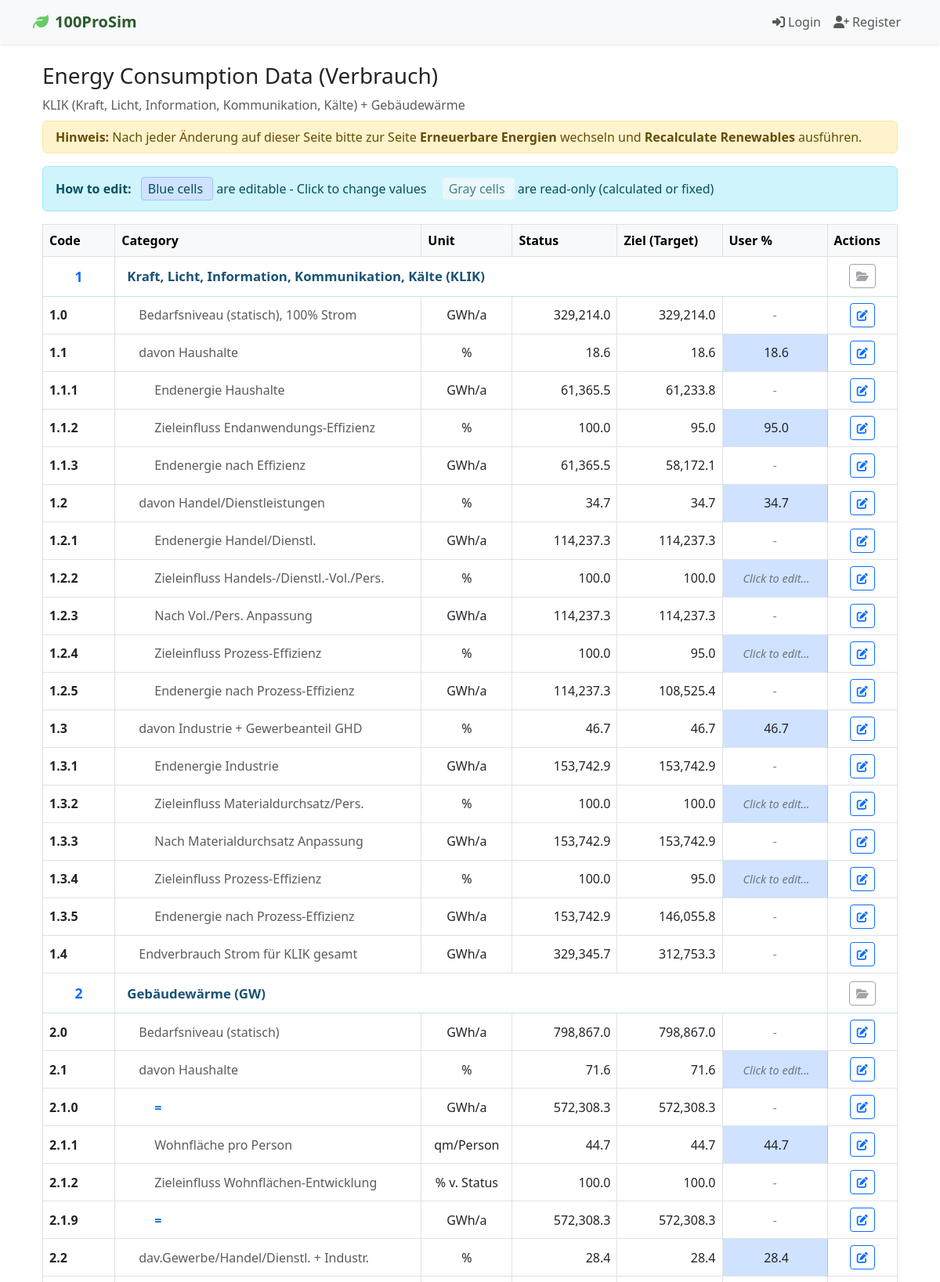
The app's page /verbrauch/ (upper part) with its own data.
### simulator/models.py (models this page shows, shortened)
class VerbrauchData(models.Model):
    owner = models.ForeignKey(
        settings.AUTH_USER_MODEL,
        on_delete=models.CASCADE,
        null=True,
        blank=True,
        related_name="verbrauch_rows",
        db_index=True,
    )
    code = models.CharField(max_length=20)  # e.g. "1", "1.1", "1.1.1", etc.
    category = models.CharField(max_length=200)  # Energy consumption category description
    unit = models.CharField(max_length=20)  # GWh/a, %, etc.
    status = models.FloatField(null=True, blank=True)  # Current status value
    ziel = models.FloatField(null=True, blank=True)  # Target value (Ziel)
    is_calculated = models.BooleanField(default=False)  # True if this should be calculated via formula
    status_calculated = models.BooleanField(default=False)  # True if STATUS should be calculated
    ziel_calculated = models.BooleanField(default=False)  # True if ZIEL should be calculated
    user_percent = models.FloatField(null=True, blank=True)  # User-defined percentage
    user_editable = models.BooleanField(default=False)  # True if this field is editable by user in frontend
    created_at = models.DateTimeField(auto_now_add=True)
    updated_at = models.DateTimeField(auto_now=True)
    objects = OwnerScopedManager()
    all_objects = models.Manager()
    class Meta:
        ordering = ['code']
        indexes = [
            models.Index(fields=['owner', 'code']),
        ]
        constraints = [
            models.UniqueConstraint(
                fields=['owner', 'code'],
                name='verbrauch_owner_code_uniq',
            ),
            models.UniqueConstraint(
                fields=['code'],
                condition=models.Q(owner__isnull=True),
                name='verbrauch_global_code_uniq',
            ),
        ]

### simulator/views.py (the view)
# urls.py: path('verbrauch/', verbrauch_view, name='verbrauch'),
def verbrauch_view(request):
    from .models import VerbrauchData, RenewableData, LandUse
    from django.db import connection
    connection.queries_log.clear() if hasattr(connection, 'queries_log') else None
    verbrauch_data = VerbrauchData.objects.all().order_by('code')
    temp_data = []
    for item in verbrauch_data:
        item.refresh_from_db()
        display_status = item.status
        display_ziel = item.ziel
        if "Alternativ zur" in item.category and "Brennstoffzellen (FC)" in item.category:
            from django.utils.safestring import mark_safe
            if item.user_percent == 100.0:
                display_ziel = mark_safe('<span style="color: blue; font-weight: bold;">Aktiv</span>')
            else:
                display_ziel = mark_safe('<span style="color: green; font-weight: bold;">(Passiv)</span>')
        show_user_percent = item.user_percent if not item.is_calculated else None
        is_user_editable = item.user_editable and not item.is_calculated
        temp_data.append({
            'code': item.code,
            'category': item.category,
            'unit': item.unit,
            'status': display_status,
            'ziel': display_ziel,
            'user_percent': show_user_percent,  # Empty for calculated fields
            'is_calculated': item.is_calculated,
            'user_editable': is_user_editable,  # Never editable if calculated
        })
    def natural_sort_key(item):
        parts = item['code'].split('.')
        return [int(part) for part in parts]
    temp_data.sort(key=natural_sort_key)
    category_headings = {
        '1': 'Kraft, Licht, Information, Kommunikation, Kälte (KLIK)',
        '2': 'Gebäudewärme (GW)',
        '3': 'Prozesswärme (PW)',
        '4': 'Mobile Anwendungen (MA)',
        '5': 'MA Luftverkehr',
        '6': 'Endenergieverbrauch MA gesamt',
        '9': 'Grundstoff-Synthetisierung',
        '10': 'Fossil',
    }
    added_categories = set()
    data = []
    for item in temp_data:
        code = item['code']
        major_category = code.split('.')[0]
        if major_category in category_headings and major_category not in added_categories:
            data.append({
                'is_section_header': False,
                'is_category_heading': True,
                'code': major_category,
                'category': category_headings[major_category],
                'unit': '',
                'status': None,
                'ziel': None,
                'user_percent': None,
                'is_calculated': False,
                'user_editable': False,
            })
            added_categories.add(major_category)
        if code in category_headings and '.' not in code:
            continue  # Skip - the heading already covers this
        item['is_section_header'] = False
        item['is_category_heading'] = False
        data.append(item)
    return render(request, 'simulator/verbrauch.html', {"data": data})

### simulator/templates/simulator/verbrauch.html (shortened to what this page needs)
{% extends 'simulator/base.html' %}
{% block content %}
<div class="container mt-4">
    <h3>Energy Consumption Data (Verbrauch)</h3>
    <p class="text-muted mb-2">KLIK (Kraft, Licht, Information, Kommunikation, Kälte) + Gebäudewärme</p>
    <div class="alert alert-warning py-2 mb-3" role="alert">
        <strong>Hinweis:</strong> Nach jeder Änderung auf dieser Seite bitte zur Seite <strong>Erneuerbare Energien</strong> wechseln und <strong>Recalculate Renewables</strong> ausführen.
    </div>
    <div class="alert alert-info mb-3" role="alert">
        <strong> How to edit:</strong>
        <span class="ms-2"
            style="background-color: #cfe2ff; padding: 3px 8px; border-radius: 4px; border: 1px solid #9ec5fe;">
             Blue cells
        </span>
        <span class="ms-1">are editable - Click to change values</span>
        <span class="ms-3" style="background-color: #f8f9fa; padding: 3px 8px; border-radius: 4px; opacity: 0.7;">
            Gray cells
        </span>
        <span class="ms-1">are read-only (calculated or fixed)</span>
    </div>
    <table class="table table-bordered table-hover align-middle">
        <thead class="table-light">
            <tr>
                <th style="width: 8%;">Code</th>
                <th style="width: 35%;">Category</th>
                <th style="width: 8%;">Unit</th>
                <th style="width: 12%;">Status</th>
                <th style="width: 12%;">Ziel (Target)</th>
                <th style="width: 12%;">User %</th>
                <th style="width: 8%;">Actions</th>
            </tr>
        </thead>
        <tbody>
            {% for row in data %}
            {% if row.is_section_header %}
            <tr class="table-secondary">
                <td colspan="7" class="text-center fw-bold py-2">
                    <h6 class="mb-0 text-primary">{{ row.category }}</h6>
                </td>
            </tr>
            {% elif row.is_category_heading %}
            <tr class="category-heading-row">
                <td class="fw-bold category-code">{{ row.code }}</td>
                <td colspan="5" class="category-title">
                    <strong>{{ row.category }}</strong>
                </td>
                <td class="text-center">
                    <button class="btn btn-sm btn-outline-secondary" disabled>
                        <i class="fas fa-folder-open"></i>
                    </button>
                </td>
            </tr>
            {% else %}
            <tr>
                <td class="fw-bold">{{ row.code }}</td>
                <td
                    style="padding-left: {% if row.code|length > 3 %}50px{% elif '.' in row.code %}30px{% else %}10px{% endif %};">
                    <span class="{% if '.' in row.code %}text-muted{% else %}fw-bold{% endif %}">
                        {% if row.category|first == '=' %}
                        <strong style="color: #0066cc;">{{ row.category }}</strong>
                        {% elif '=' in row.category or 'Result' in row.category %}
                        <em style="color: #006600;">{{ row.category }}</em>
                        {% else %}
                        {{ row.category }}
                        {% endif %}
                    </span>
                </td>
                <td class="text-center">{{ row.unit }}</td>
                <td class="text-end">
                    {% if row.status is not None %}
                    {{ row.status|floatformat:1 }}
                    {% else %}
                    <span class="text-muted">-</span>
                    {% endif %}
                </td>
                <td class="text-end">
                    {% if row.ziel is not None %}
                    {% if "(Passiv)" in row.ziel or "Aktiv" in row.ziel %}
                    {{ row.ziel|safe }}
                    {% else %}
                    {{ row.ziel|floatformat:1 }}
                    {% endif %}
                    {% else %}
                    <span class="text-muted">-</span>
                    {% endif %}
                </td>
                {% if row.user_editable %}
                <td contenteditable="true" class="text-center editable-user-input editable-highlight"
                    data-field="user_percent" data-code="{{ row.code }}"
                    data-original-value="{{ row.user_percent|default:'' }}"
                    title=" Click to edit - This field is user-editable">
                    {% if row.user_percent %}{{ row.user_percent|floatformat:1 }}{% else %}<span
                        class="placeholder-text">Click to edit...</span>{% endif %}
                </td>
                {% else %}
                <td class="text-center text-muted non-editable-cell" title=" This field is not editable">
                    {% if row.user_percent %}{{ row.user_percent|floatformat:1 }}{% else %}-{% endif %}
                </td>
                {% endif %}
                <td class="text-center">
                    <button class="btn btn-sm btn-outline-primary" onclick="editRow('{{ row.code }}')">
                        <i class="fas fa-edit"></i>
                    </button>
                </td>
            </tr>
            {% endif %}
            {% endfor %}
        </tbody>
    </table>
</div>
{% endblock %}

### simulator/templates/simulator/base.html (shortened to what this page needs)
<!DOCTYPE html>
<html lang="en">
<head>
    <link href="https://cdn.jsdelivr.net/npm/bootstrap@5.3.0/dist/css/bootstrap.min.css" rel="stylesheet">
    <link rel="stylesheet" href="https://cdnjs.cloudflare.com/ajax/libs/font-awesome/6.4.0/css/all.min.css">
</head>
<body>
    <nav class="navbar navbar-expand-lg navbar-light bg-light shadow-sm">
        <div class="container">
            <a class="navbar-brand" href="{% url 'simulator:landing_page' %}">
                <i class="fas fa-leaf me-2"></i>100ProSim
            </a>
            <div class="collapse navbar-collapse" id="navbarNav">
                <ul class="navbar-nav ms-auto">
                    {% if user.is_authenticated %}
                    <li class="nav-item dropdown">
                        <a class="nav-link dropdown-toggle" href="#" id="baselineDropdown" role="button"
                            data-bs-toggle="dropdown">
                            <i class="fas fa-database me-1"></i>Baseline
                        </a>
                        <ul class="dropdown-menu">
                            <li>
                                <a class="dropdown-item" href="#" id="createBaselineBtn" onclick="alert('Clicked!'); createBaseline(); return false;">
                                    <i class="fas fa-save me-2"></i>Baseline erstellen
                                </a>
                            </li>
                            <li>
                                <a class="dropdown-item" href="#" id="restoreBaselineBtn" onclick="restoreBaseline(); return false;">
                                    <i class="fas fa-undo me-2"></i>Auf Baseline zurücksetzen
                                </a>
                            </li>
                            <li>
                                <hr class="dropdown-divider">
                            </li>
                            <li>
                                <span class="dropdown-item-text text-muted small" id="baselineInfo">
                                    <i class="fas fa-info-circle me-1"></i>Loading...
                                </span>
                            </li>
                        </ul>
                    </li>
                    <li class="nav-item dropdown">
                        <a class="nav-link dropdown-toggle" href="#" id="scenarioDropdown" role="button"
                            data-bs-toggle="dropdown">
                            <i class="fas fa-bookmark me-1"></i>Scenarios
                        </a>
                        <ul class="dropdown-menu dropdown-menu-end" style="min-width: 460px;">
                            <li>
                                <a class="dropdown-item" href="#" id="createScenarioBtn">
                                    <i class="fas fa-save me-2"></i>Save Current Scenario
                                </a>
                            </li>
                            <li>
                                <a class="dropdown-item" href="#" id="refreshScenarioListBtn">
                                    <i class="fas fa-rotate me-2"></i>Refresh Scenario List
                                </a>
                            </li>
                            <li>
                                <hr class="dropdown-divider">
                            </li>
                            <li>
                                <div class="dropdown-item-text text-muted small" id="scenarioListInfo">
                                    <i class="fas fa-info-circle me-1"></i>Loading scenarios...
                                </div>
                            </li>
                            <li>
                                <div id="scenarioListContainer" style="max-height: 320px; overflow-y: auto;"></div>
                            </li>
                        </ul>
                    </li>
                    <li class="nav-item dropdown">
                        <a class="nav-link dropdown-toggle" href="#" id="navbarDropdown" role="button"
                            data-bs-toggle="dropdown">
                            <i class="fas fa-user me-1"></i>{{ user.username }}
                        </a>
                        <ul class="dropdown-menu">
                            <li><a class="dropdown-item" href="{% url 'simulator:logout' %}">
                                    <i class="fas fa-sign-out-alt me-2"></i>Logout
                                </a></li>
                        </ul>
                    </li>
                    {% else %}
                    <li class="nav-item">
                        <a class="nav-link" href="{% url 'simulator:login' %}">
                            <i class="fas fa-sign-in-alt me-1"></i>Login
                        </a>
                    </li>
                    <li class="nav-item">
                        <a class="nav-link" href="{% url 'simulator:register' %}">
                            <i class="fas fa-user-plus me-1"></i>Register
                        </a>
                    </li>
                    {% endif %}
                </ul>
            </div>
        </div>
    </nav>
    <div class="container mt-4">
        {% block content %}
        {% endblock %}
    </div>
</body>
</html>

### records on screen
VerbrauchData: code "1", category "Kraft, Licht, Information, Kommunikation, Kälte (KLIK)"
VerbrauchData: code "1.0", category "Bedarfsniveau (statisch), 100% Strom", unit "GWh/a", status "329,214.0", ziel "329,214.0"
VerbrauchData: code "1.1", category "davon Haushalte", status "18.6", ziel "18.6", user_percent "18.6"
VerbrauchData: code "1.1.1", category "Endenergie Haushalte", unit "GWh/a", status "61,365.5", ziel "61,233.8"
VerbrauchData: code "1.1.2", category "Zieleinfluss Endanwendungs-Effizienz", status "100.0", ziel "95.0", user_percent "95.0"
VerbrauchData: code "1.1.3", category "Endenergie nach Effizienz", unit "GWh/a", status "61,365.5", ziel "58,172.1"
VerbrauchData: code "1.2", category "davon Handel/Dienstleistungen", status "34.7", ziel "34.7", user_percent "34.7"
VerbrauchData: code "1.2.1", category "Endenergie Handel/Dienstl.", unit "GWh/a", status "114,237.3", ziel "114,237.3"
VerbrauchData: code "1.2.2", category "Zieleinfluss Handels-/Dienstl.-Vol./Pers.", status "100.0", ziel "100.0"
VerbrauchData: code "1.2.3", category "Nach Vol./Pers. Anpassung", unit "GWh/a", status "114,237.3", ziel "114,237.3"
VerbrauchData: code "1.2.4", category "Zieleinfluss Prozess-Effizienz", status "100.0", ziel "95.0"
VerbrauchData: code "1.2.5", category "Endenergie nach Prozess-Effizienz", unit "GWh/a", status "114,237.3", ziel "108,525.4"
VerbrauchData: code "1.3", category "davon Industrie + Gewerbeanteil GHD", status "46.7", ziel "46.7", user_percent "46.7"
VerbrauchData: code "1.3.1", category "Endenergie Industrie", unit "GWh/a", status "153,742.9", ziel "153,742.9"
VerbrauchData: code "1.3.2", category "Zieleinfluss Materialdurchsatz/Pers.", status "100.0", ziel "100.0"
VerbrauchData: code "1.3.3", category "Nach Materialdurchsatz Anpassung", unit "GWh/a", status "153,742.9", ziel "153,742.9"
VerbrauchData: code "1.3.4", category "Zieleinfluss Prozess-Effizienz", status "100.0", ziel "95.0"
VerbrauchData: code "1.3.5", category "Endenergie nach Prozess-Effizienz", unit "GWh/a", status "153,742.9", ziel "146,055.8"
VerbrauchData: code "1.4", category "Endverbrauch Strom für KLIK gesamt", unit "GWh/a", status "329,345.7", ziel "312,753.3"
VerbrauchData: code "2.0", category "Bedarfsniveau (statisch)", unit "GWh/a", status "798,867.0", ziel "798,867.0"
VerbrauchData: code "2.1", category "davon Haushalte", status "71.6", ziel "71.6"
VerbrauchData: code "2.1.0", unit "GWh/a", status "572,308.3", ziel "572,308.3"
VerbrauchData: code "2.1.1", category "Wohnfläche pro Person", unit "qm/Person", status "44.7", ziel "44.7", user_percent "44.7"
VerbrauchData: code "2.1.2", category "Zieleinfluss Wohnflächen-Entwicklung", unit "% v. Status", status "100.0", ziel "100.0"
VerbrauchData: code "2.1.9", unit "GWh/a", status "572,308.3", ziel "572,308.3"
VerbrauchData: code "2.2", category "dav.Gewerbe/Handel/Dienstl. + Industr.", status "28.4", ziel "28.4", user_percent "28.4"

### other values on screen
{{ row.unit }} "%" "%" "%" "%" "%" "%" "%" "%" "%" "%"
{{ row.code }} "2"
{{ row.category }} "Gebäudewärme (GW)"
{{ row.category }} "=" "="
